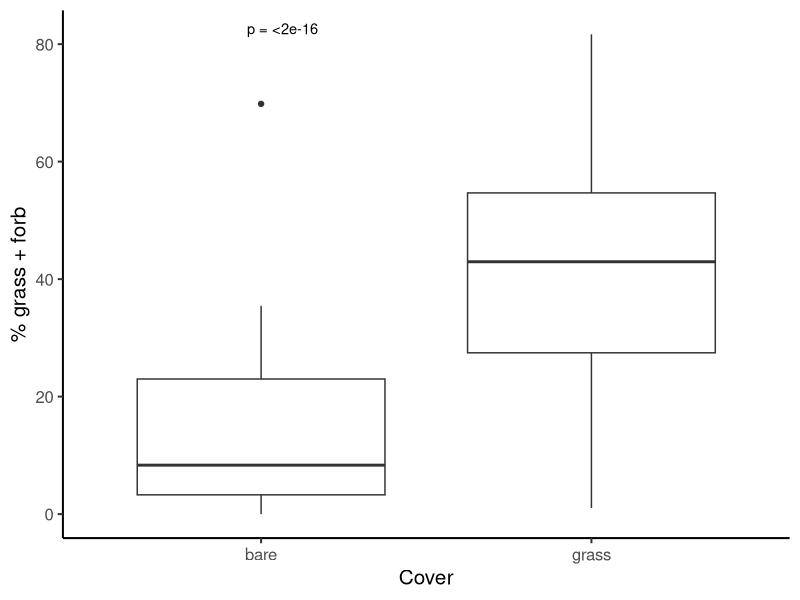
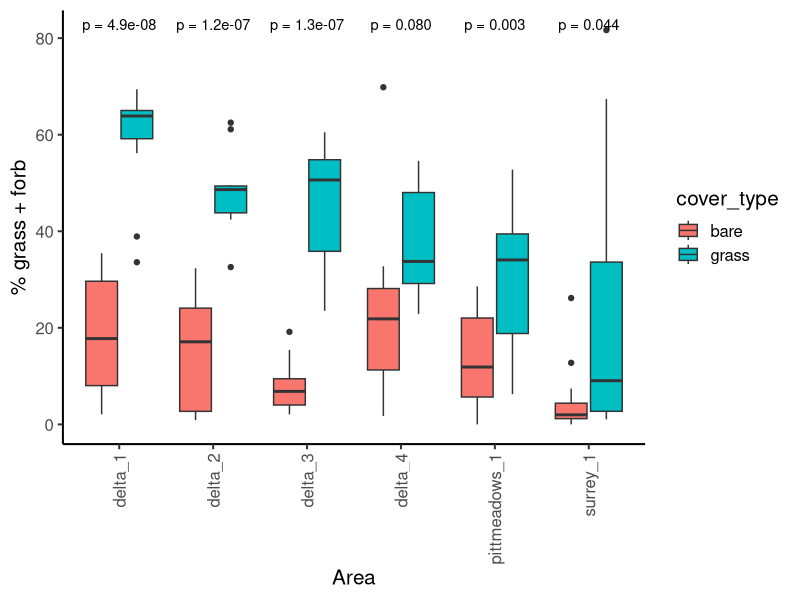
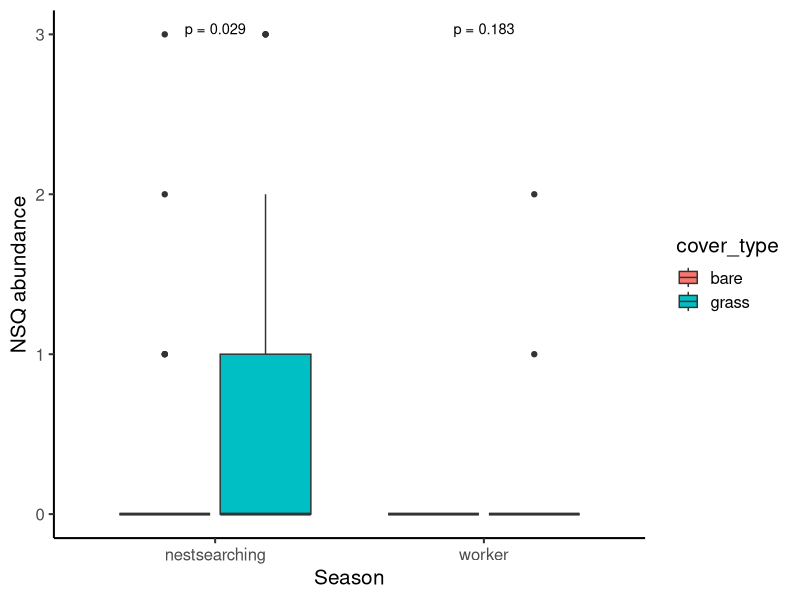
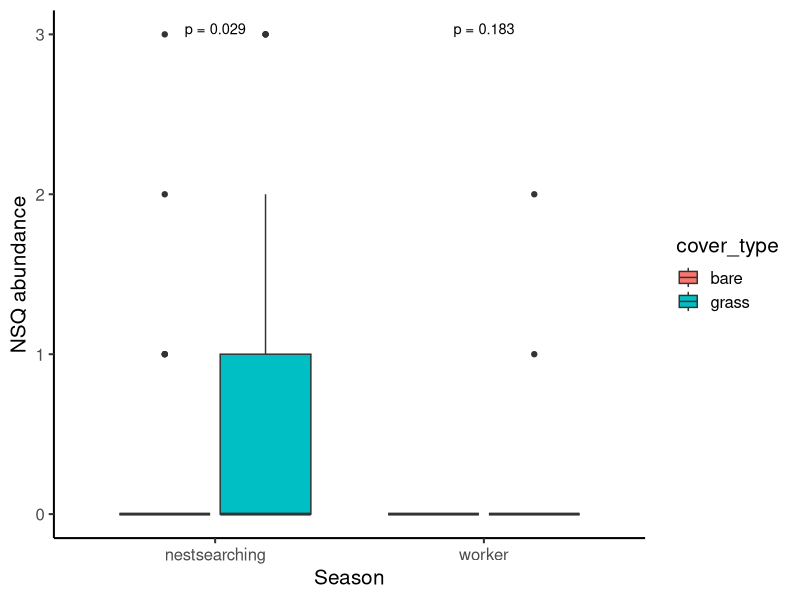
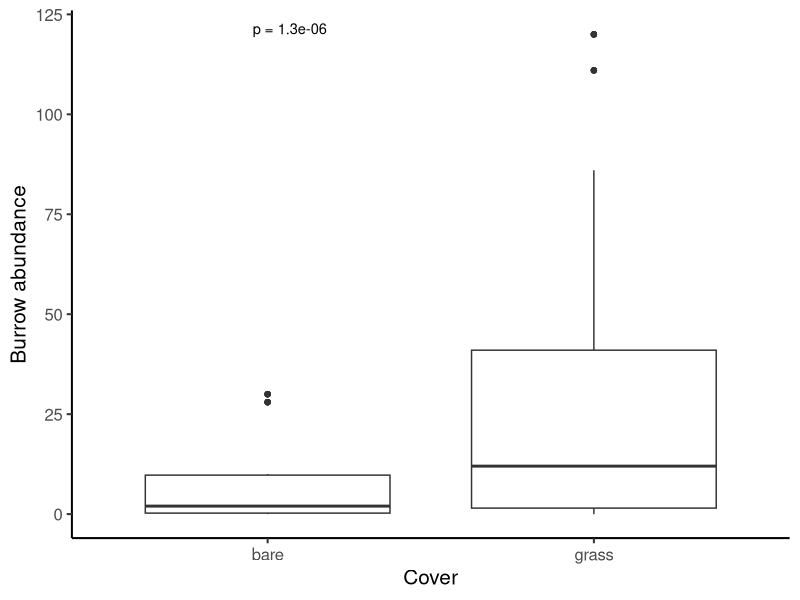
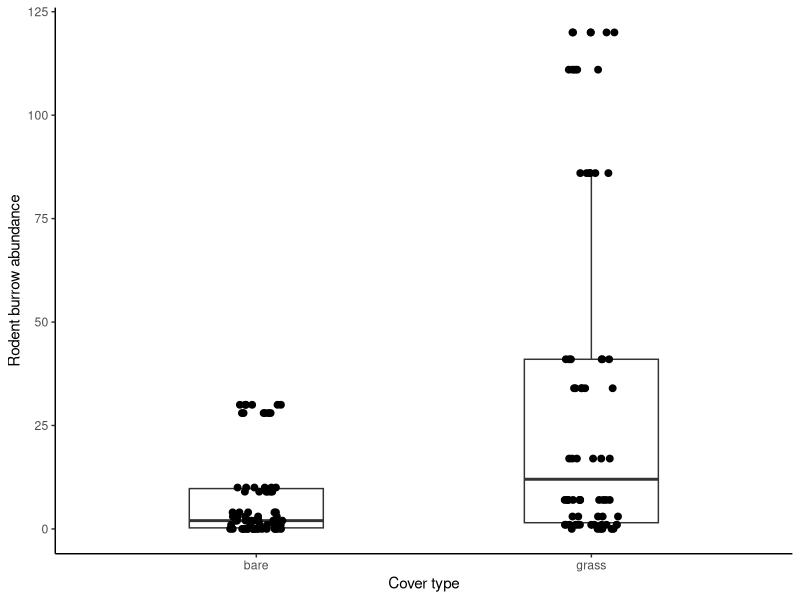
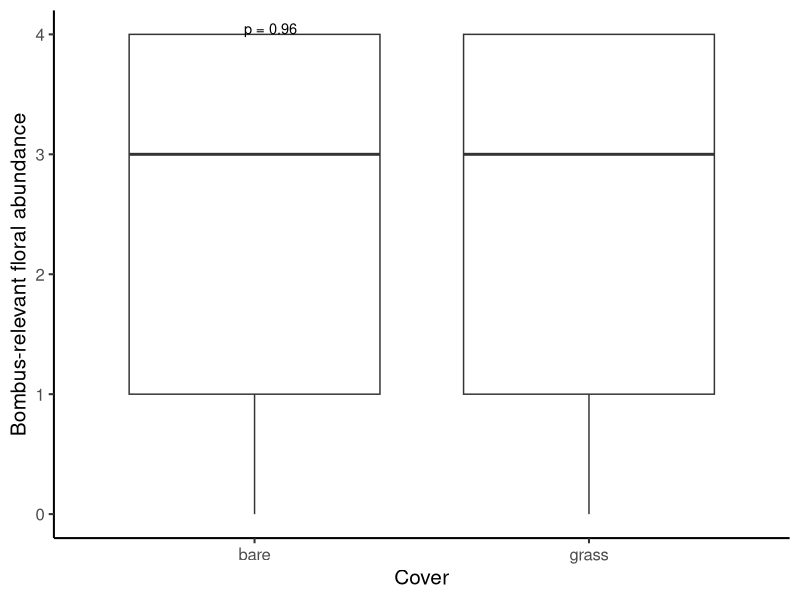
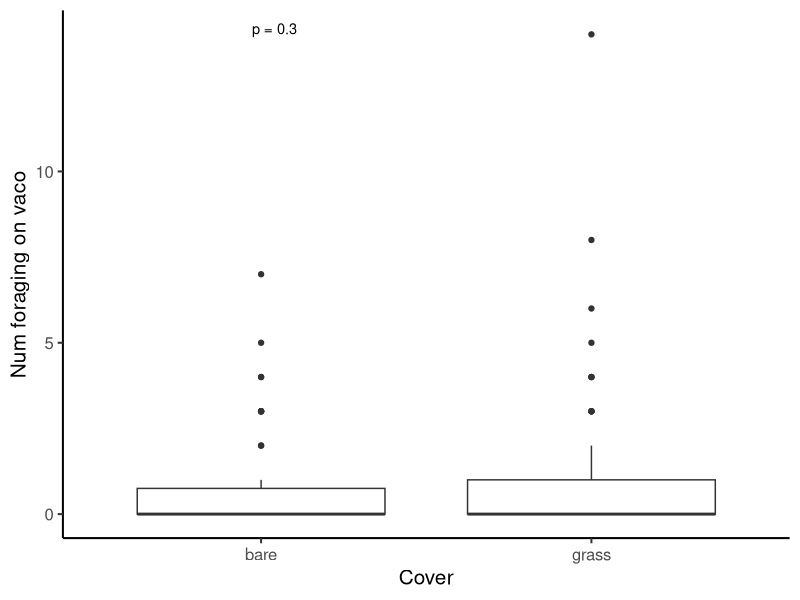

R code for these plots, in order:
## ---- chunk 1
knitr::opts_chunk$set(echo = TRUE)
knitr::opts_knit$set(root.dir = "~/Library/CloudStorage/OneDrive-UBC/MSc/12_analysis/rodent-bee-blueberry")
## ---- chunk 2
#load packages
library(tidyverse)
library(ggplot2) #for plots
library(dplyr) #for working with dataframes
library(tidyr) #for working with datasets
library(lme4) #for mixed effects models
library(ggpubr) #for adding significance asterisks to graph

#read in data
data <- read.csv("06_cleandata/combined_plot_data_ch1.csv")

#check that variables are in appropriate format
str(data)

#change character columns to factors
data <- data %>%
   mutate(
     site_id = as.factor(site_id),
     round = as.factor(round),
     plot_id = as.factor(plot_id),
     bee_date = as.Date(bee_date),
     area = as.factor(area))

#filter data to only include within field data
data <- data %>%
  filter(plot_id != "d")
## ---- chunk 3
ggplot(data, aes(x = cover_type, y = grass_forb_perc)) + 
  geom_boxplot() +
  theme_classic(base_size = 15) +
  xlab("Cover") +
  ylab("% grass + forb") +
  stat_compare_means(
    method = "t.test",        # or "wilcox.test"
    label = "p.format",       # shows formatted p-value
    size = 3.7,
    vjust = 0
  )
## ---- chunk 4
ggplot(data, aes(x = area, fill = cover_type, y = grass_forb_perc)) + 
  geom_boxplot() +
  theme_classic(base_size = 15) +
  xlab("Area") +
  ylab("% grass + forb") +
  stat_compare_means(
    method = "t.test",        # or "wilcox.test"
    label = "p.format",       # shows formatted p-value
    size = 3.7,
    vjust = 0
  ) +
  theme(axis.text.x = element_text(angle = 90, vjust = 0.5, hjust = 1))
## ---- chunk 5
ggplot(data, aes(fill=cover_type,x=bee_season_type, y = nest_searching_queens))+ 
  geom_boxplot() +
  theme_classic(base_size = 15)+
  xlab("Season")+
  ylab("NSQ abundance") +
  stat_compare_means(
    aes(group = cover_type),  # group by field.type
    method = "t.test",  # or "wilcox.test" if you're doing a non-parametric test
    label = "p.format",  # Display p-value 
    size = 3.7)  # Adjust this value to make the asterisks larger
## ---- chunk 6
ggplot(data, aes(fill=cover_type,x=bee_season_type, y = nest_searching_queens))+ 
  geom_boxplot() +
  theme_classic(base_size = 15)+
  xlab("Season")+
  ylab("NSQ abundance") +
  stat_compare_means(
    aes(group = cover_type),  # group by field.type
    method = "t.test",  # or "wilcox.test" if you're doing a non-parametric test
    label = "p.format",  # Display p-value 
    size = 3.7)  # Adjust this value to make the asterisks larger
## ---- chunk 7
ggplot(data, aes(x=cover_type, y = num_burrows))+ 
  geom_boxplot() +
  theme_classic(base_size = 15)+
  xlab("Cover")+
  ylab("Burrow abundance") +
  stat_compare_means(
    aes(group = cover_type),  # group by field.type
    method = "t.test",  # or "wilcox.test" if you're doing a non-parametric test
    label = "p.format",  # Display p-value 
    size = 3.7)  # Adjust this value to make the asterisks larger
## ---- chunk 8
data %>%
  group_by(cover_type) %>%
  summarise(
    n = n(),
    mean_burrows = mean(num_burrows, na.rm = TRUE),
    sd_burrows = sd(num_burrows, na.rm = TRUE),
    min_burrows = min(num_burrows, na.rm = TRUE),
    max_burrows = max(num_burrows, na.rm = TRUE)
  )

ggplot(data, aes(x = cover_type, y = num_burrows)) +
  geom_boxplot(width = 0.4, outlier.shape = NA) +
  geom_jitter(width = 0.08, height = 0, size = 2) +
  labs(
    x = "Cover type",
    y = "Rodent burrow abundance"
  ) +
  theme_classic()
## ---- chunk 9
ggplot(data, aes(x=cover_type, y = bombus_floral_abun))+ 
  geom_boxplot() + 
  theme_classic(base_size = 15)+ 
  xlab("Cover")+ 
  ylab("Bombus-relevant floral abundance") + 
  stat_compare_means( aes(group = cover_type), # group by field.type
                      method = "t.test", # or "wilcox.test" if you're doing a non-parametric test 
                      label = "p.format", # Display p-value 
                      size = 3.7) # Adjust this value to make the asterisks larger
## ---- chunk 10
ggplot(data, aes(x=cover_type, y = forage_vaco))+ 
  geom_boxplot() +
  theme_classic(base_size = 15)+
  xlab("Cover")+
  ylab("Num foraging on vaco") +
  stat_compare_means(
    aes(group = cover_type),  # group by field.type
    method = "t.test",  # or "wilcox.test" if you're doing a non-parametric test
    label = "p.format",  # Display p-value 
    size = 3.7) # Adjust this value to make the asterisks larger
## ---- chunk 11
rodent <- read.csv("06_cleandata/rodent_clean.csv") 

rodent_powder <- rodent %>%
  filter(powder_active_FINAL != "")

burrow_counts <- rodent_powder %>%
  group_by(site_id, powder_active_FINAL) %>%
  summarise(num_burrows = n(), .groups = "drop")

ggplot(burrow_counts, aes(x=site_id, y = num_burrows, fill = powder_active_FINAL))+ 
  geom_bar(stat = "identity",  position = "dodge") +
  theme_classic(base_size = 15)+
  xlab("Activity")+
  ylab("Num burrows") 

prop_inactive <- rodent_powder %>%
  group_by(site_id) %>%
  summarise(
    total_burrows = n(),
    inactive_burrows = sum(powder_active_FINAL == "n", na.rm = TRUE),
    prop_inactive = inactive_burrows / total_burrows
  )

prop_inactive <- prop_inactive %>%
  mutate(site_id = factor(site_id, levels = site_id[order(total_burrows, decreasing = TRUE)]))

ggplot(prop_inactive, aes(x = site_id, y = prop_inactive)) + 
  geom_bar(stat = "identity", position = "dodge") +
  theme_classic(base_size = 15) +
  theme(axis.text.x = element_text(angle = 90, vjust = 0.5, hjust = 1)) +
  xlab("Site Name (ordered by total burrow count)") +
  ylab("Proportion inactive burrows") + 
  geom_hline(yintercept = 0.5, linetype = "dashed", color = "red") + 
  geom_text(aes(label = round(prop_inactive, 2)), 
            vjust = -0.5, 
            size = 4)

weighted_avg_prop_inactive <- sum(prop_inactive$inactive_burrows) / sum(prop_inactive$total_burrows)
weighted_avg_prop_inactive
##0.4928571
## ---- chunk 12
#load bee data
bee <- read.csv("06_cleandata/bee_clean.csv")
bee <- filter(bee, plot_id != "d")

#number of individuals seen in each caste
queen_num <- count(bee, caste == "q") ##168
worker_num <- count(bee, caste == "w") ##36
male_num <- count(bee, caste == "m") ##9
unknown_num <- count(bee, caste == "") ##108
total_bee <- count(bee) ##321
##put into table
bee_count_summary <- bee %>%
  #change blanks to unknown
  mutate(caste = ifelse(caste == "" , "unknown", caste)) %>%
  # Group by species and caste
  group_by(caste) %>%
  summarise(n = n(), .groups = "drop") %>%
  # Add a total row
  bind_rows(tibble(caste = "overall", n = sum(.$n)))
  
#number of species
#put into a table
bee_species_summary <- bee %>%
  #change blanks to unknown
  mutate(caste = ifelse(caste == "" , "unknown", caste)) %>%
  mutate(bee_species = ifelse(bee_species == "" , "unknown", bee_species)) %>%
  # Group by species and caste
  group_by(bee_species, caste) %>%
  summarise(n = n(), .groups = "drop") %>%
  # Pivot caste levels into columns
  pivot_wider(
    names_from = caste,
    values_from = n,
    values_fill = 0  # fill missing combinations with 0
  ) %>%
  # Add a total count column
  mutate(n_overall = rowSums(across(-bee_species)))

## ---- chunk 13
#load bee data
rodent <- read.csv("06_cleandata/rodent_clean.csv")
rodent <- filter(rodent, plot_id != "d")

#number of individuals
total_rodent <- count(rodent) ##517 across all sites
#average per plot
rodent_plot_summary <- rodent %>%
  # Group by plot and site
  group_by(site_id, plot_id) %>%
  summarise(n = n(), .groups = "drop") %>%
  # Pivot caste levels into columns
  pivot_wider(
    names_from = site_id,
    values_from = n,
    values_fill = 0  # fill missing combinations with 0
  )
## ---- chunk 14
floral <- read.csv("06_cleandata/floral_clean.csv")
floral <- filter(floral, plot_id != "d")

beefloral <- read.csv("06_cleandata/useful_flowers.csv")

floral_bombus <- floral %>%
  filter(flower_species %in% beefloral$flower_species |
           str_detect(flower_species, "brassica_") |
           str_detect(flower_species, "rhododendron_") |
           str_detect(flower_species, "rorippa_") |
           str_detect(flower_species, "rubus_") |
           str_detect(flower_species, "rosa_") |
           str_detect(flower_species, "calystegia_") |
           str_detect(flower_species, "prunus_") |
           str_detect(flower_species, "phacelia_") 
  )

#count number of floral species:
length(unique(floral_bombus$flower_species)) ##31
